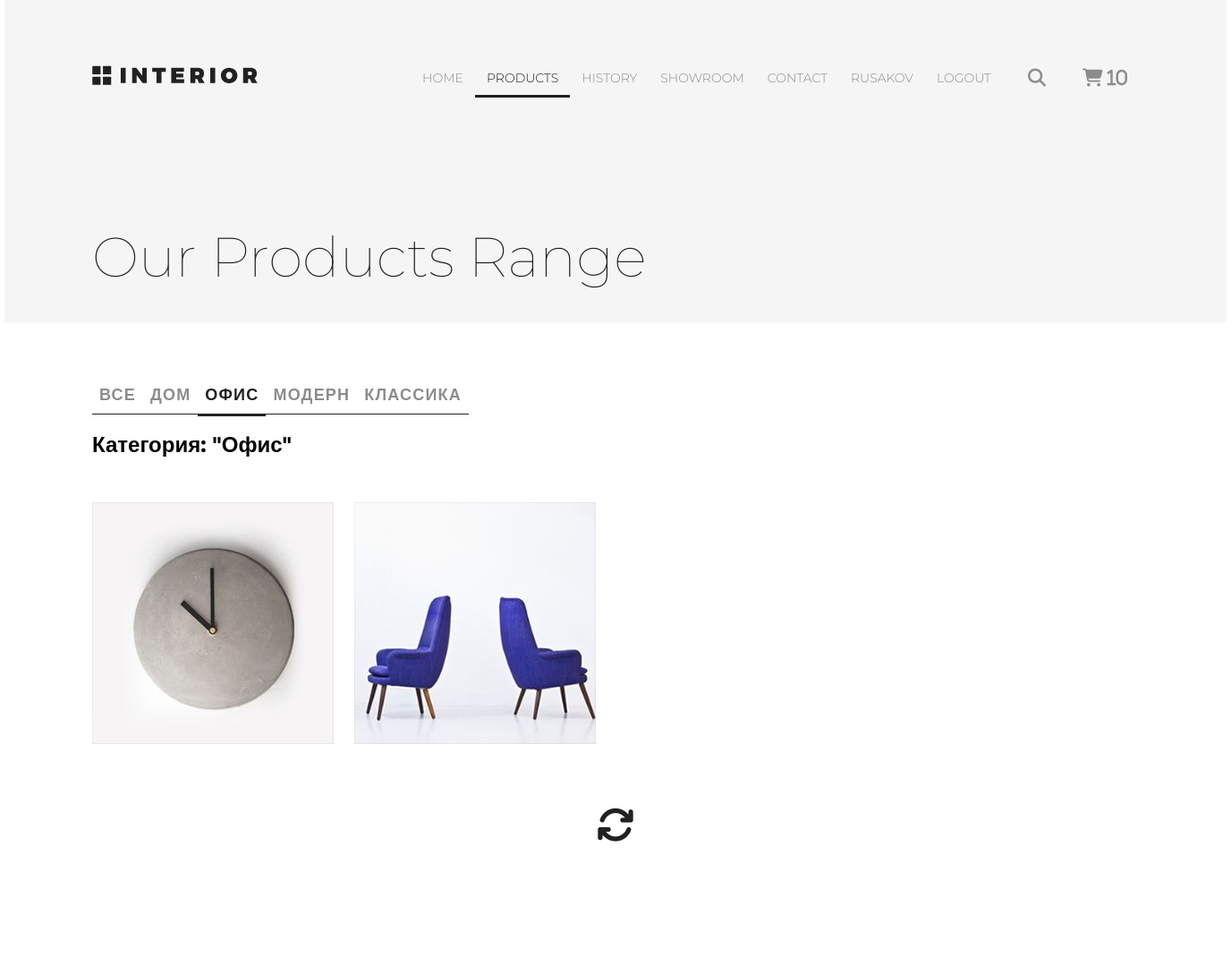
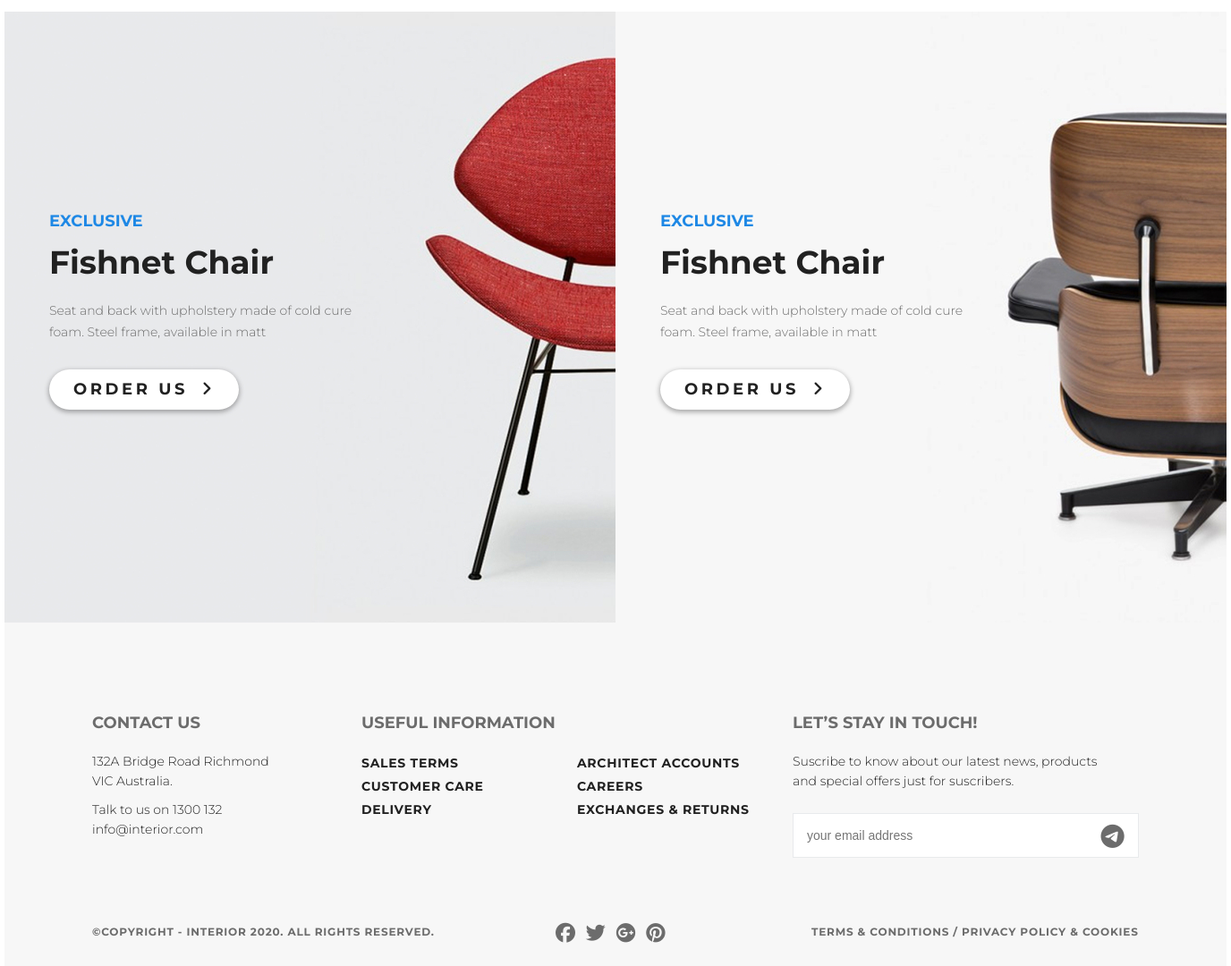
/products/category/2/ (signed in), run on the app's committed database (2 pictures, top to bottom).
### authapp/models.py (models this page shows)
class ShopUser(AbstractUser):
    avatar = models.ImageField(upload_to='users_avatars', blank=True, verbose_name='аватарка')
    age = models.PositiveSmallIntegerField(verbose_name='возраст')

### mainapp/models.py (models this page shows, shortened)
class ProductCategory(models.Model):
    name = models.CharField(verbose_name='имя', max_length=64, unique=True)
    description = models.TextField(verbose_name='описание', blank=True)
    class Meta:
        verbose_name = 'категория'
        verbose_name_plural = 'категории'

class Product(models.Model):
    category = models.ForeignKey(ProductCategory, on_delete=models.CASCADE)
    name = models.CharField(verbose_name='имя продукта', max_length=128)
    image = models.ImageField(upload_to='products_images', blank=True)
    short_desc = models.CharField(verbose_name='краткое описание продукта', max_length=60, blank=True)
    description = models.TextField(verbose_name='описание продукта', blank=True)
    price = models.DecimalField(verbose_name='цена продукта', max_digits=8, decimal_places=2, default=0)
    quantity = models.PositiveIntegerField(verbose_name='количество на складе', default=0)
    class Meta:
        verbose_name = 'продукт'
        verbose_name_plural = 'продукты'

### mainapp/views.py (the view, shortened to what this page needs)
# urls.py: path('products/', include(mainappurl, namespace='products')),
def products(request, pk=None):
    links_menu = ProductCategory.objects.all()
    title = 'Products, lesson_5'
    basket = Basket.objects.filter(user=request.user)
    if pk is not None:
        if pk == 0:
            products = Product.objects.all().order_by('price')
            category = {'name': 'все'}
        else:
            category = get_object_or_404(ProductCategory, pk=pk)
            products = Product.objects.filter(category__pk=pk).order_by('price')
        content = {
            'title': title,
            'links_menu': links_menu,
            'category': category,
            'products': products,
            'basket': basket,
            }
        return render(request, 'mainapp/products_list.html', content)

### mainapp/templates/mainapp/products_list.html (shortened to what this page needs)
{% extends 'mainapp/base.html' %}
{% load static %}
{% block menu %}
        <div class="header-page padding-site">
            <div class="slider-header clearfix">
            <a href="{% url 'main' %}"><img src="{% static 'img/logo.svg' %}" alt="logo" class="logo"></a>
            {% include 'mainapp/inc/inc_main_menu.html' %}
            </div>
            <div class="header-content">
            <h2 class="contact-h2">Our Products Range</h2>
            </div>
        </div>
{% endblock %}
{% block content %}
        <div class="trending-products padding-site">
            <div class="tab-controll">
                {% include 'mainapp/inc/inc_categories_menu.html' %}
            </div>
            <div class="products_list">
                <div class="title clearfix">
                    <h2>
                        Категория: "{{ category.name|title }}"
                    </h2>
                </div>
                <div class="products-container">
                    {% for product in products %}
                          <div class="featured-box box-1">
                              <a href="#">
                                  <img src="/media/{{ product.image }}" alt="product">
                              </a>
                          </div>
                    {% endfor %}
                </div>
            </div>
            <div class="load-fa">
                <span class="inner-load"><a href="#"><i id="fa-sync-load" class="fas fa-sync"></i></a></span>
            </div>
        </div>
        <div class="promo-product">
            <div class="promo-product-1">
                <div class="promo-product-fullcontent">
                    <p class="promo-product-exclusive">exclusive</p>
                    <p class="promo-product-content">Fishnet Chair</p>
                    <p class="promo-product-text">Seat and back with upholstery made of cold cure foam. Steel frame, available in matt</p>
                    <a href="#" class="slider-button">Order us<i class="fas fa-angle-right"></i></a>
                </div>
            </div>
            <div class="promo-product-2">
                <div class="promo-product-fullcontent">
                    <p class="promo-product-exclusive">exclusive</p>
                    <p class="promo-product-content">Fishnet Chair</p>
                    <p class="promo-product-text">Seat and back with upholstery made of cold cure foam. Steel frame, available in matt</p>
                    <a href="#" class="slider-button">Order us<i class="fas fa-angle-right"></i></a>
                </div>
            </div>
        </div>
{% endblock %}

### mainapp/templates/mainapp/inc/inc_main_menu.html (shortened to what this page needs)
{% with request.resolver_match.url_name as url_name %}
<ul class="menu clearfix">
    <li class="menu-list"><a href="{% url 'main' %}"
                             class="menu-link"
                             >HOME</a></li>
    <li class="menu-list"><a href="{% url 'products:index' %}"
                             class="menu-link"{% if request.resolver_match.namespace == 'products' %}
                                                style = "color: #212121;
                                                font-weight: 300;
                                                border-bottom: 3px solid #212121;"
                                                {% endif %}>
                                                PRODUCTS</a></li>
    <li class="menu-list"><a href="#" class="menu-link">HISTORY</a></li>
    <li class="menu-list"><a href="#" class="menu-link">SHOWROOM</a></li>
    <li class="menu-list"><a href="{% url 'contact' %}"
                             class="menu-link">
                                                CONTACT</a></li>
    {% if user.is_authenticated %}
    <li class="menu-list">
        <a href="{% url 'auth:edit' %}" class="menu-link">
            {% if user.first_name %}
                {{ user.first_name }}
            {% else %}
                User
            {% endif %}
        </a>
    </li>
    <li class="menu-list">
        <a href="{% url 'auth:logout' %}" class="menu-link">LOGOUT</a>
    </li>
    {% else %}
    <li class="menu-list">
        <a href="{% url 'auth:login' %}" class="menu-link">LOGIN</a>
    </li>
    {% endif %}
    <li class="menu-list"><a href="#" class="menu-link search"><i class="fas fa-search"></i></a></li>
    <li class="menu-list">
        <a href="{% url 'basket:index' %}" class="menu-link search">
            <i class="fas fa-shopping-cart">
                {% if basket %} {{ basket|length }} {% endif %}
            </i>
        </a>
    </li>
</ul>
{% endwith %}

### mainapp/templates/mainapp/inc/inc_categories_menu.html (shortened to what this page needs)
<ul class="tab-controll-ul clearfix">
    <li class="menu-list">
        <a href="{% url 'products:category' 0 %}"
           class="tab-controll-link
            ">
          все
        </a>
    </li>
    {% for item in links_menu %}
    <li class="menu-list">
        <a href="{% url 'products:category' item.pk %}"
        class = "tab-controll-link
        {% if request.resolver_match.kwargs.pk|add:'0' == item.pk %}
        tab-controll-link-active
        {% endif %}">
        {{ item.name }}
        </a>
    </li>
    {% endfor %}
</ul>

### static/src/main.css (style rules this page uses)
* { margin: 0; padding: 0; }
.clearfix:after { content: ''; display: table; clear: both; }
body { font-family: 'Montserrat', sans-serif; }
.padding-site { padding-left: 98px; padding-right: 98px; }
.slider-header { padding-top: 63px; }
.logo { padding-top: 10px; }
.menu { float: right; }
.menu-list { list-style-type: none; float: left; }
.menu-link { color: #8c8c8c; font-size: 14px; font-weight: 300; line-height: 48px; text-transform: uppercase; text-decoration: none; padding: 0px 13px 10px 13px; }
.search { padding-top: 10px; font-size: 20px; }
.slider-button { color: #212121; font-size: 18px; font-weight: 700; line-height: 24px; text-transform: uppercase; text-decoration: none; letter-spacing: 3.6px; box-shadow: 0 2px 5px 1px rgba(33, 33, 33, 0.35); border-radius: 23px; background-color: #ffffff; width: 212px; height: 45px; line-height: 45px; text-align: center; display: inline-block; }
.fas { padding-left: 15px; }
.featured-box { width: 270px; height: 270px; display: inline-block; position: relative; }
.featured-box img { width: 270px; height: 270px; }
.box-1 { margin-right: 19px; margin-bottom: 19px; }
.promo-product { height: 683px; display: flex; }
.promo-product-1 { width: 683px; height: 683px; background-image: url(../img/promo-img1.jpg); display: inline-block; }
.promo-product-2 { width: 683px; height: 683px; background-image: url(../img/promo-img2.jpg); display: inline-block; }
.promo-product-fullcontent { margin-top: 210px; padding-left: 50px; }
.promo-product-exclusive { color: #1e88e5; font-size: 18px; font-weight: 700; line-height: 48px; text-transform: uppercase; }
.promo-product-content { color: #212121; font-size: 36px; font-weight: 700; }
.promo-product-text { width: 374px; color: #6c6c6c; font-size: 14px; font-weight: 300; line-height: 24.04px; margin-top: 20px; margin-bottom: 30px; }
.trending-products { margin-bottom: 100px; }
.header-page { height: 360px; background-color: #f5f5f5; }
.contact-h2 { color: #212121; font-size: 62px; font-weight: 100; line-height: 72px; margin-top: 140px; }
.products-container a { text-decoration: none; }
.load-fa:before { display: inline-block; height: 100%; vertical-align: middle; }
.load-fa { text-align: center; }
.inner-load { display: inline-block; vertical-align: middle; }
.fa-sync { text-align: center; color: #212121; font-size: 42px; font-weight: 400; text-transform: uppercase; margin-top: 50px; margin-bottom: 50px; padding: 0px; display: inline-block; vertical-align: middle; }
.tab-controll-ul { margin-top: 70px; }
.tab-controll-link { font-size: 18px; font-weight: 700; text-transform: uppercase; letter-spacing: 1.2px; color: #8c8c8c; text-decoration: none; padding: 0px 8px 10px 8px; border-bottom: 1px solid #212121; }
.tab-controll-link-active { color: #212121; border-bottom: 3px solid #212121; }
.products-container { margin-top: 50px; }
.title { margin-top: 30px; }

### data on the page
ShopUser: first_name "RUSAKOV"
ProductCategory: name "ДОМ"
ProductCategory: name "ОФИС", name "Офис"
ProductCategory: name "МОДЕРН"
ProductCategory: name "КЛАССИКА"
Product: image (picture)
Product: image (picture)

### other printed values
{{ basket|length }} "10"
